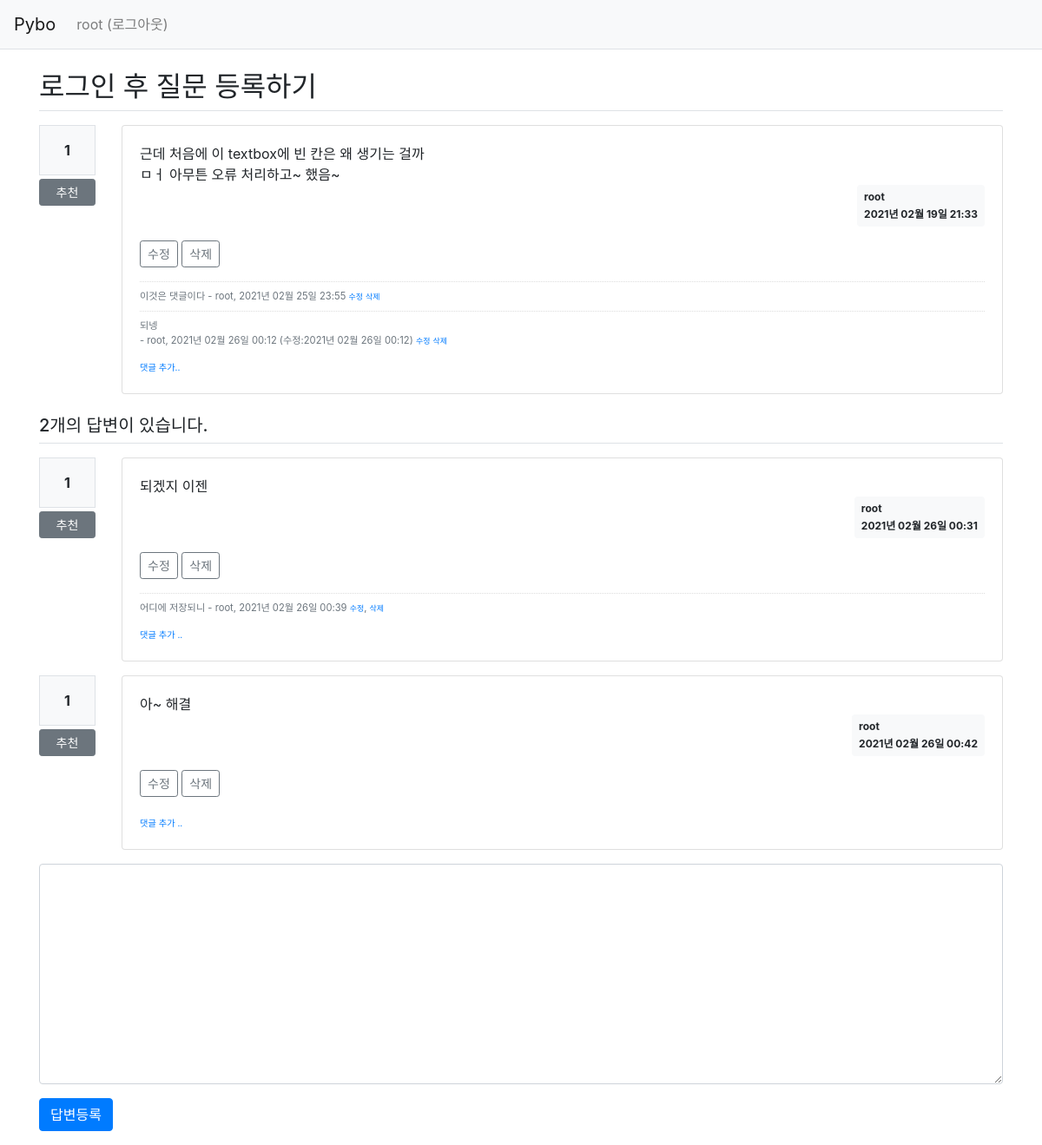
Page /question/detail/305/ (signed in) on the committed database.
### pybo/models.py (models this page shows)
class User(db.Model):
    id = db.Column(db.Integer, primary_key=True)    # 자동으로 증가하는 user 모델의 기본 키
    username = db.Column(db.String(150), unique=True, nullable=False)
    password = db.Column(db.String(200), nullable=False)
    email = db.Column(db.String(120), unique=True, nullable=False)

class Question(db.Model):   # 모든 모델의 기본 클래스인 db.Model 상속받음.
    id = db.Column(db.Integer, primary_key=True)
    subject = db.Column(db.String(200), nullable=False)
    content = db.Column(db.Text(), nullable=False)
    create_date = db.Column(db.DateTime(), nullable=False)
    modify_date = db.Column(db.DateTime(), nullable=True)
    voter = db.relationship('User', secondary=question_voter, backref=db.backref('question_voter_set'))
    user_id = db.Column(db.Integer, db.ForeignKey('user.id', ondelete='CASCADE'), nullable=False)
    user = db.relationship('User', backref=db.backref('question_set'))

class Comment(db.Model):
    id = db.Column(db.Integer, primary_key=True)
    user_id = db.Column(db.Integer, db.ForeignKey('user.id', ondelete='CASCADE'), nullable=False)
    user = db.relationship('User', backref=db.backref('comment_set'))
    content = db.Column(db.Text(), nullable=False)
    create_date = db.Column(db.DateTime(), nullable=False)
    modify_date = db.Column(db.DateTime())
    question_id = db.Column(db.Integer, db.ForeignKey('question.id', ondelete='CASCADE'), nullable=True)
    question = db.relationship('Question', backref=db.backref('comment_set'))
    answer_id = db.Column(db.Integer, db.ForeignKey('answer.id', ondelete='CASCADE'), nullable=True)
    answer = db.relationship('Answer', backref=db.backref('comment_set'))

class Answer(db.Model):
    id = db.Column(db.Integer, primary_key = True)
    question_id = db.Column(db.Integer, db.ForeignKey('question.id', ondelete='CASCADE'))
    question = db.relationship('Question', backref = db.backref('answer_set'))
    content = db.Column(db.Text(), nullable=False)
    create_date = db.Column(db.DateTime(), nullable=False)
    modify_date = db.Column(db.DateTime(), nullable=True)
    voter = db.relationship('User', secondary=answer_voter, backref=db.backref('answer_voter_set'))
    user_id = db.Column(db.Integer, db.ForeignKey('user.id', ondelete='CASCADE'), nullable=False)
    user = db.relationship('User', backref=db.backref('answer_set'))

### pybo/views/question_views.py (the view)
@bp.route('/detail/<int:question_id>/')
def detail(question_id):
    form = AnswerForm()
    question = Question.query.get_or_404(question_id)
    return render_template('question/question_detail.html', question=question, form=form)

### pybo/forms.py
class AnswerForm(FlaskForm):
    content = TextAreaField('내용', validators=[DataRequired('내용은 필수입력 항목입니다.')])

### pybo/filter.py (called while the page is built)
def format_datetime(value, fmt='%Y년 %m월 %d일 %H:%M'):
    return value.strftime(fmt)

### pybo/views/auth_views.py (called while the page is built)
@bp.before_app_request
def load_logged_in_user():
    user_id = session.get('user_id')
    if user_id is None:
        g.user = None
    else:
        g.user = User.query.get(user_id)

### pybo/templates/question/question_detail.html (shortened to what this page needs)
{% extends 'base.html' %}
{% block content %}
<div class="container my-3">
    <h2 class="border-bottom py-2">{{ question.subject }}</h2>
    <div class="row my-3">
        <div class="col-1">
            <div class="bg-light text-center p-3 border font-weight-bolder mb-1">{{ question.voter|length }}</div>
            <a href="#" data-uri="{{ url_for('vote.question', question_id=question.id) }}"
                class="recommend btn btn-sm btn-secondary btn-block my-1">추천</a>
        </div>
        <div class="col-11">
            <div class="card">
                <div class="card-body">
                    <div class="card-text" style="white-space: pre-line;">{{ question.content }}</div>
                    <div class="d-flex justify-content-end">
                        <div class="badge badge-light p-2 text-left">
                            <div class="mb-2">{{ question.user.username }}</div>
                            <div>{{ question.create_date | datetime }}</div>
                        </div>
                    </div>
                    {% if g.user == question.user %}
                    <div class="my-3">
                        <a href="{{ url_for('question.modify', question_id=question.id) }}"
                            class="btn btn-sm btn-outline-secondary">수정</a>
                        <a href="#" class="delete btn btn-sm btn-outline-secondary"
                            data-uri="{{ url_for('question.delete', question_id=question.id) }}">삭제</a>
                    </div>
                    {% endif %}
                    {% if question.comment_set|length > 0 %}
                    <div class="mt-3">
                        {% for comment in question.comment_set %}
                        <div class="comment py-2 text-muted">
                            <span style="white-space: pre-line;">{{ comment.content }}</span>
                            <span>
                                - {{ comment.user.username }}, {{ comment.create_date|datetime }}
                                {% if comment.modify_date %}
                                (수정:{{ comment.modify_date|datetime }})
                                {% endif %}
                            </span>
                            {% if g.user == comment.user %}
                            <a href="{{ url_for('comment.modify_question', comment_id=comment.id) }}"
                                class="small">수정</a>
                            <a href="#" class="small delete"
                                data-uri="{{ url_for('comment.delete_question', comment_id=comment.id) }}">삭제</a>
                            {% endif %}
                        </div>
                        {% endfor %}
                    </div>
                    {% endif %}
                    <div>
                        <a href="{{ url_for('comment.create_question', question_id=question.id) }}"
                            class="small"><small>댓글
                                추가..</small></a>
                    </div>
                </div>
            </div>
        </div>
    </div>
    <h5 class="border-bottom my-3 py-2">{{ question.answer_set|length }}개의 답변이 있습니다.</h5>
    {% for answer in question.answer_set %}
    <div class="row my-3">
        <div class="col-1">
            <div class="bg-light text-center p-3 border font-weight-bolder mb-1">{{ answer.voter|length }}</div>
            <a href="#" data-uri="{{ url_for('vote.answer', answer_id=answer.id) }}"
                class="recommend btn btn-sm btn-secondary btn-block my-1">추천</a>
        </div>
        <div class="col-11">
            <div class="card">
                <div class="card-body">
                    <div class="card-text" style="white-space: pre-line;">{{ answer.content }}</div>
                    <div class="d-flex justify-content-end">
                        <div class="badge badge-light p-2 text-left">
                            <div class="mb-2">{{ answer.user.username }}</div>
                            <div>{{ answer.create_date | datetime }}</div>
                        </div>
                    </div>
                    {% if g.user == answer.user %}
                    <div class="my-3">
                        <a href="{{ url_for('answer.modify', answer_id = answer.id) }}"
                            class="btn btn-sm btn-outline-secondary">수정</a>
                        <a href="#" class="delete btn btn-sm btn-outline-secondary"
                            data-uri="{{ url_for('answer.delete', answer_id = answer.id) }}">삭제</a>
                    </div>
                    {% endif %}
                    {% if answer.comment_set|length > 0 %}
                    <div class="mt-3">
                        {% for comment in answer.comment_set %}
                        <div class="comment py-2 text-muted">
                            <span style="white-space: pre-line;">{{ comment.content }}</span>
                            <span>- {{ comment.user.username }}, {{ comment.create_date|datetime }}
                            </span>
                            {% if g.user == comment.user %}
                            <a href="{{ url_for('comment.modify_answer', comment_id=comment.id) }}"
                                class="small">수정</a>,
                            <a href="#" class="small delete"
                                data-uri="{{ url_for('comment.delete_answer', comment_id=comment.id) }}">삭제</a>
                            {% endif %}
                        </div>
                        {% endfor %}
                    </div>
                    {% endif %}
                    <div>
                        <a href="{{ url_for('comment.create_answer', answer_id=answer.id) }}" class="small"><small>댓글 추가
                                ..</small></a>
                    </div>
                </div>
            </div>
        </div>
    </div>
    {% endfor %}
    <form action="{{ url_for('answer.create', question_id=question.id) }}" method="post" class="my-3">
        <div class="form-group">
            <textarea {% if not g.user %}disabled{% endif %} name="content" id="content" class="form-control"
                rows="10"></textarea>
        </div>
        <input type="submit" value="답변등록" class="btn btn-primary">
    </form>
</div>
{% endblock %}

### pybo/templates/navbar.html (shortened to what this page needs)
<nav class="navbar navbar-expand-lg navbar-light bg-light border-bottom">
    <a class="navbar-brand" href="{{ url_for('main.index') }}">Pybo</a>
    <div class="collapse navbar-collapse flex-grow-0" id="navbarNav">
        {% if g.user %}
        <ul class="navbar-nav">
            <li class="nav-item ">
                <a class="nav-link" href="{{ url_for('auth.logout') }}">{{ g.user.username }} (로그아웃)</a>
            </li>
        </ul>
        {% endif %}
    </div>
</nav>

### pybo/static/style.css (style rules this page uses)
.comment { border-top:dotted 1px #ddd; font-size:0.7em; }

### rows in the picture
User: user.username "root"
Question: subject "로그인 후 질문 등록하기", content "근데 처음에 이 textbox에 빈 칸은 왜 생기는 걸까 ㅁㅓ 아무튼 오류 처리하고~ 했음~", create_date "2021년 02월 19일 21:33"
Comment: content "이것은 댓글이다", user.username "root", create_date "2021년 02월 25일 23:55"
Comment: content "되넹", user.username "root", create_date "2021년 02월 26일 00:12", modify_date "2021년 02월 26일 00:12"
Answer: voter|length "1", content "되겠지 이젠", user.username "root", create_date "2021년 02월 26일 00:31"
Comment: content "어디에 저장되니", user.username "root", create_date "2021년 02월 26일 00:39"
Answer: voter|length "1", content "아~ 해결", user.username "root", create_date "2021년 02월 26일 00:42"

### other values in the picture
{{ question.voter|length }} "1"
{{ question.answer_set|length }} "2"
